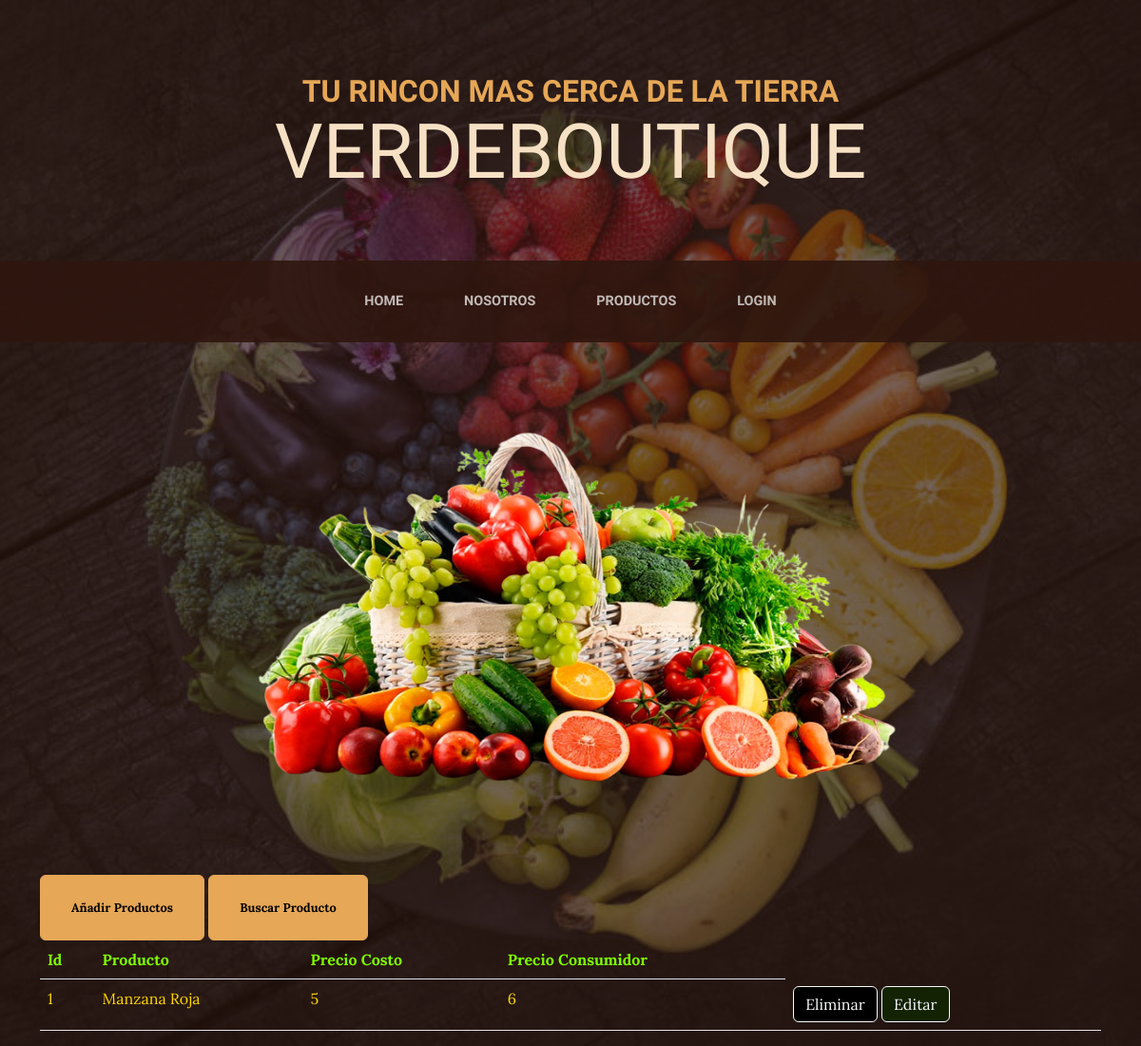
The page /Tienda/Productos/ on the database as committed earlier.
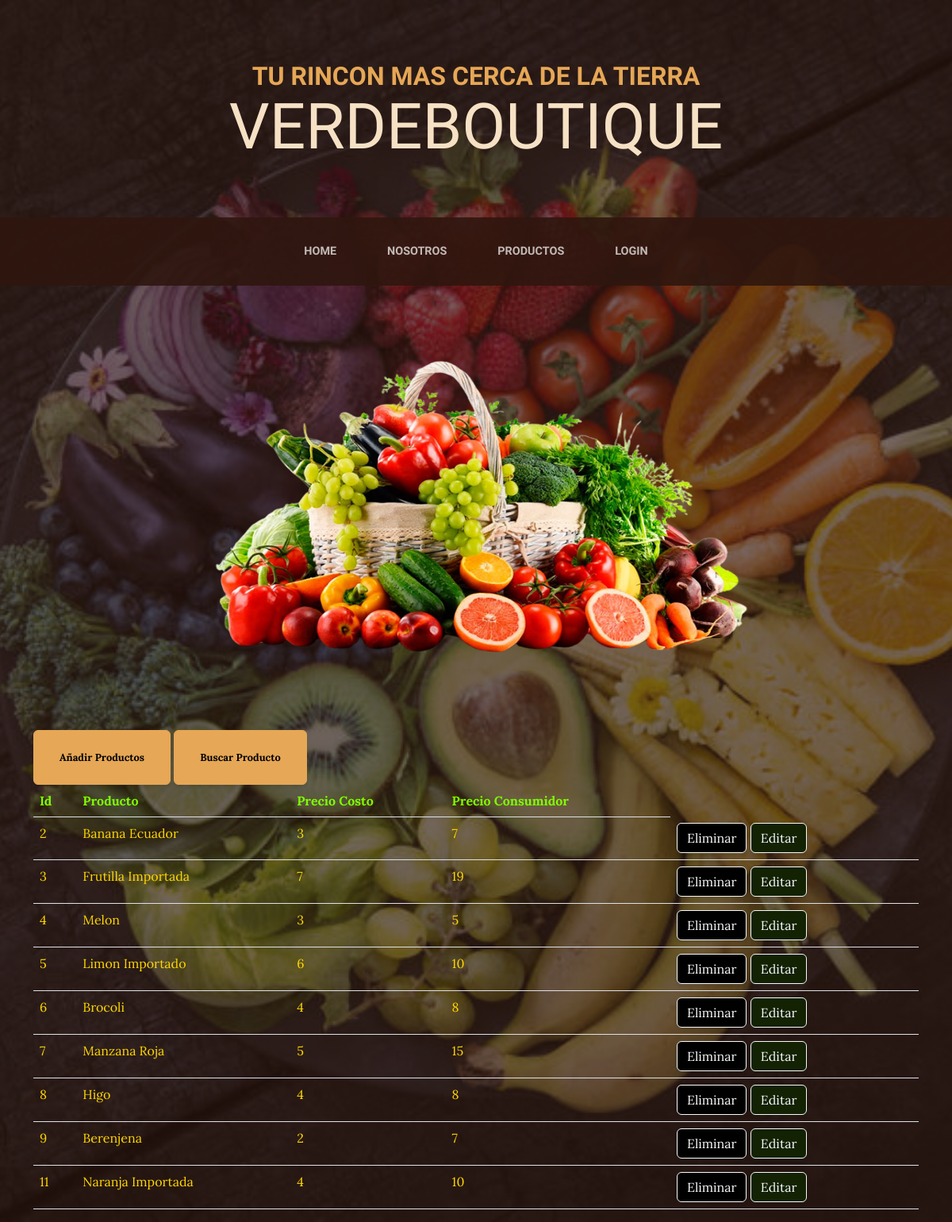
The same page on the database as committed later.
### Tienda/models.py (models this page shows)
class Productos(models.Model):
    Prod_name = models.CharField(max_length=50)
    Prod_cost = models.IntegerField()
    Prod_sale = models.IntegerField()
    def __str__(self):
        return f"{self.Prod_name} {self.Prod_cost} {self.Prod_sale}"

### Tienda/views.py (the view)
# urls.py: path("Productos/", views.ver_producto, name='Products'),
def ver_producto(request):
    productos = Productos.objects.all()
    dicc = {"productos": productos}
    print("contenido de productos")
    for producto in productos:
        print(producto.id, producto.Prod_name, producto.Prod_cost, producto.Prod_sale)
    print("contendio dee dicc")
    print(dicc)
    plantilla = loader.get_template("productos.html")
    documento = plantilla.render(dicc)
    print("contenido dede documento")
    print(documento)
    return HttpResponse(documento)

### Tienda/template/productos.html (shortened to what this page needs)
{%extends 'home.html'%}
{%load static%}
{%block contenido%}
        <div class="container" style="margin:auto">
            <a class="btn btn-primary btn-xl" style="margin: auto;" href="{%url 'Nuevo'%}">Añadir Productos</a>
            <a class="btn btn-primary btn-xl" style="margin: auto;" href="{%url 'Buscar'%}">Buscar Producto</a>
            <table class="table">
                <thead>
                    <tr>
                        <th scope="col" style="color: chartreuse;">Id</th>
                        <th scope="col" style="color: chartreuse;">Producto</th>
                        <th scope="col" style="color: chartreuse;">Precio Costo</th>
                        <th scope="col" style="color: chartreuse;">Precio Consumidor</th>
                    </tr>
                </thead>
                <tbody>
                    {%for n in productos%}
                    <tr>
                        <td style="color: gold;">{{n.id}}</td>
                        <td style="color: gold;">{{n.Prod_name}}</td>
                        <td style="color: gold;">{{n.Prod_cost}}</td>
                        <td style="color: gold;">{{n.Prod_sale}}</td>
                        <td>
                        <a type="button" class="btn btn-outline-light" style="background-color: black;" href="{%url 'eliminar_producto' n.id%}">Eliminar</a>
                        <a type="button" class="btn btn-outline-light" style="background-color: rgb(18, 34, 2);" href="{%url 'editar_producto' n.id%}">Editar</a>
                        </td>
                    </tr>
                    {%endfor%}
                </tbody>
            </table>
    </div>
{%endblock%}
{%block encabezado%}
<section class="page-section clearfix">
    <div class="container">
        <div class="" style="text-align: center;">
            <img class="img-fluid mb-3 mb-lg-0 rounded" src="{% static 'Tienda/assets/img/puesto2.png' %}" alt="..." style="width: 700px; height:400px;" />
</section>
{%endblock%}

### Tienda/template/home.html (shortened to what this page needs)
<!DOCTYPE html>
<html lang="en">
    <head>
        {%load static%}
        <link href="{% static 'Tienda/css/styles.css' %}" rel="stylesheet" />
    </head>
    <body>
        <header>
            <h1 class="site-heading text-center text-faded d-none d-lg-block">
                <span class="site-heading-upper text-primary mb-3">Tu rincon mas cerca de la tierra</span>
                <span class="site-heading-lower">VerdeBoutique</span>
            </h1>
        </header>
        <nav class="navbar navbar-expand-lg navbar-dark py-lg-4" id="mainNav">
            <div class="container">
                <div class="collapse navbar-collapse" id="navbarSupportedContent">
                    <ul class="navbar-nav mx-auto">
                        <li class="nav-item px-lg-4"><a class="nav-link text-uppercase" href="{% url 'Home' %}">Home</a></li>
                        <li class="nav-item px-lg-4"><a class="nav-link text-uppercase" href="{% url 'About' %}">Nosotros</a></li>
                        <li class="nav-item px-lg-4"><a class="nav-link text-uppercase" href="{% url 'Products' %}">Productos</a></li>
                        <li class="nav-item px-lg-4"><a class="nav-link text-uppercase" href="{% url 'Login' %}">Login</a></li>
                    </ul>
                </div>
            </div>
        </nav>
        {%block encabezado%}{%endblock%}
        {%block contenido%}
        {%endblock%}
    </body>
</html>

Rows that differ between the two databases and show on the page:
removed Productos: id "1", Prod_name "Manzana Roja", Prod_cost "5", Prod_sale "6"
added Productos: id "2", Prod_name "Banana Ecuador", Prod_cost "3", Prod_sale "7"
added Productos: id "3", Prod_name "Frutilla Importada", Prod_cost "7", Prod_sale "19"
added Productos: id "4", Prod_name "Melon", Prod_cost "3", Prod_sale "5"
added Productos: id "5", Prod_name "Limon Importado", Prod_cost "6", Prod_sale "10"
added Productos: id "6", Prod_name "Brocoli", Prod_cost "4", Prod_sale "8"
added Productos: id "7", Prod_name "Manzana Roja", Prod_cost "5", Prod_sale "15"
added Productos: id "8", Prod_name "Higo", Prod_cost "4", Prod_sale "8"
added Productos: id "9", Prod_name "Berenjena", Prod_cost "2", Prod_sale "7"
added Productos: id "11", Prod_name "Naranja Importada", Prod_cost "4", Prod_sale "10"
